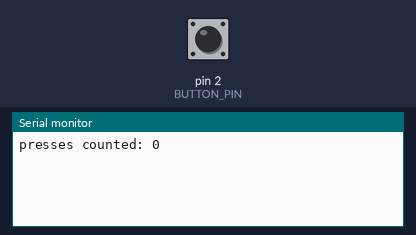
Simulated run of this sketch. Board: Arduino Uno, built with avr-gcc and run on an emulated ATmega328P. On the bench: the last lines printed to the serial monitor. Inputs (shaded band) come from the test bench; at power-on: pin 2 (BUTTON_PIN) HIGH.

Above: at 1.2 s.
1.3 s: pin 2 (BUTTON_PIN) pulled LOW for 0.15 s
At 2.7 s:
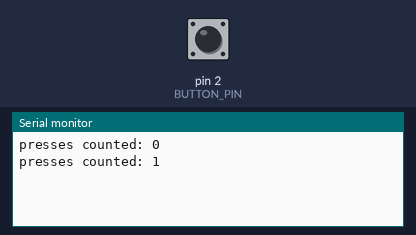
2.9 s: pin 2 (BUTTON_PIN) pulled LOW for 1 s
At 3.8 s:
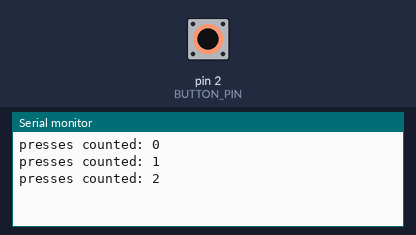
5.4 s: pin 2 (BUTTON_PIN) pulled LOW for 0.15 s
At 6.5 s:
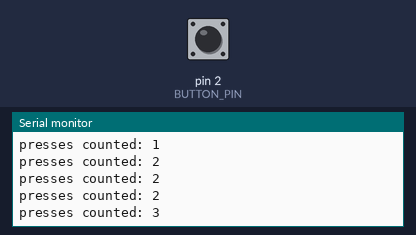
Timing chart, 0 to 8.4 s (numbered marks = the images above; inputs shaded):
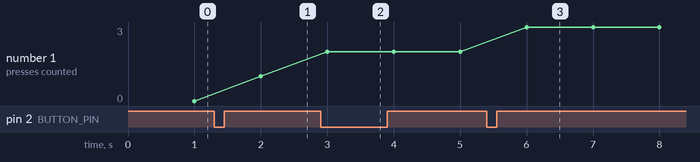

Measured:
- after the input at 1.3 s, the serial monitor: prints a new line after 0.70 s (image 1)
- after the input at 2.9 s, the serial monitor: prints a new line after 0.10 s (image 2)
- after the input at 5.4 s, the serial monitor: prints a new line after 0.60 s (image 3)
- plotted number 1: 0 → 1 after the input at 1.3 s, 1 → 2 after the input at 2.9 s, 2 → 3 after the input at 5.4 s

The sketch:

debounce_fsm.ino
```cpp
// debounce_fsm.ino - Chapter 99's debounce, written as a small state machine with four states
const int BUTTON_PIN = 2;
const unsigned long DEBOUNCE_MS = 5;

enum ButtonState { UP, MAYBE_DOWN, DOWN, MAYBE_UP };
ButtonState bstate = UP;
unsigned long changeTime = 0;          // when we entered MAYBE_DOWN or MAYBE_UP
long presses = 0;
unsigned long lastReport = 0;

void updateButton() {
  int level = digitalRead(BUTTON_PIN);
  switch (bstate) {
    case UP:                                       // free, and believed free
      if (level == LOW) {
        bstate = MAYBE_DOWN;
        changeTime = millis();
      }
      break;
    case MAYBE_DOWN:                               // looks pressed: is it real?
      if (level == HIGH) {
        bstate = UP;                               // it was a bounce
      } else if (millis() - changeTime >= DEBOUNCE_MS) {
        bstate = DOWN;                             // steady for 5 ms: a real press
        presses++;
      }
      break;
    case DOWN:                                     // pressed, and believed pressed
      if (level == HIGH) {
        bstate = MAYBE_UP;
        changeTime = millis();
      }
      break;
    case MAYBE_UP:                                 // looks released: is it real?
      if (level == LOW) {
        bstate = DOWN;
      } else if (millis() - changeTime >= DEBOUNCE_MS) {
        bstate = UP;
      }
      break;
  }
}

void setup() {
  Serial.begin(115200);
  pinMode(BUTTON_PIN, INPUT_PULLUP);
}

void loop() {
  updateButton();
  if (millis() - lastReport >= 1000) {
    lastReport += 1000;
    Serial.print("presses counted: ");
    Serial.println(presses);
  }
}
```
